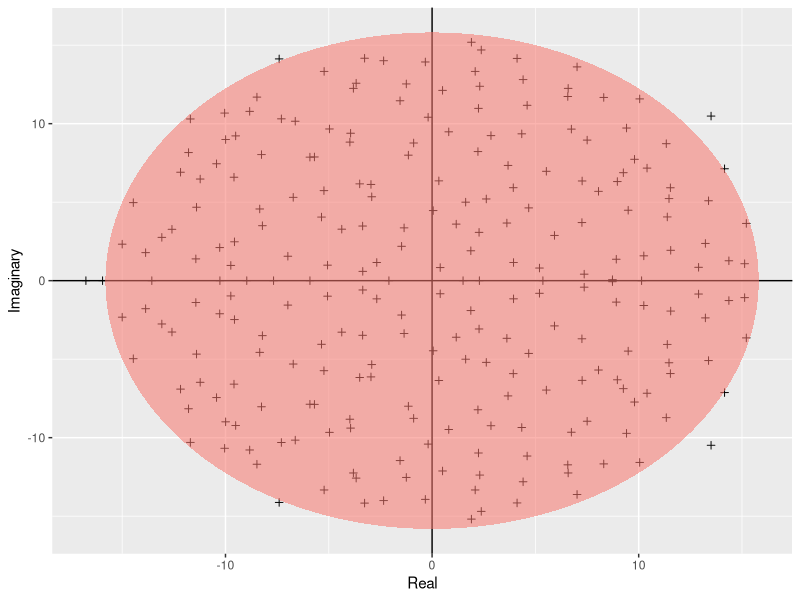
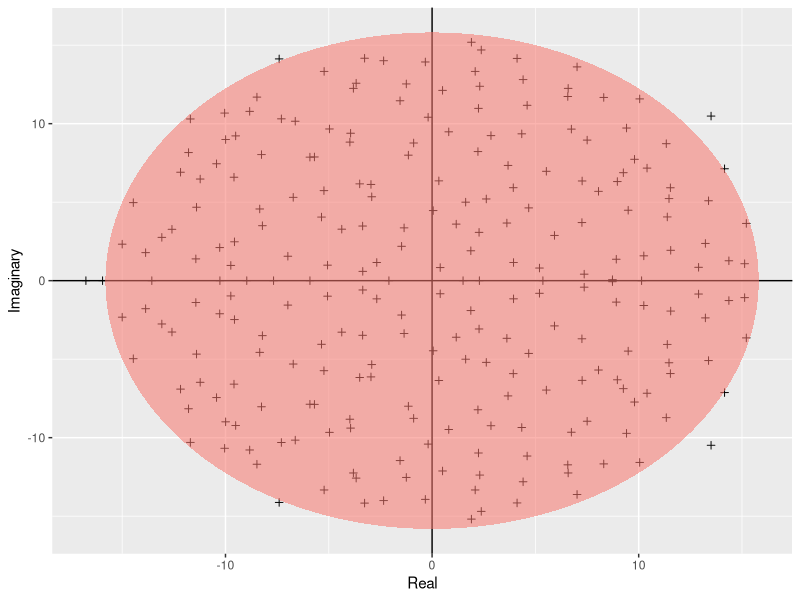
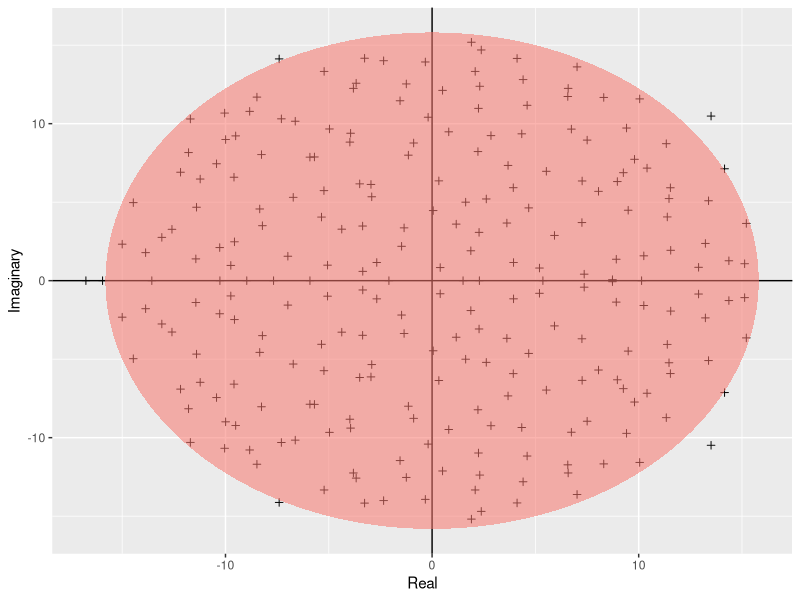

Here is the R script that generated these plots, in order:
#__author__ = 'Yibin.Li Yibin.Li24@imperial.ac.uk'
#__version__ = '0.0.1'

require(ggplot2)

build_ellipse <- function(hradius, vradius){ # function that returns an ellipse
  npoints = 250
  a <- seq(0, 2 * pi, length = npoints + 1)
  x <- hradius * cos(a)
  y <- vradius * sin(a)  
  return(data.frame(x = x, y = y))
}

N <- 250 # Assign size of the matrix

M <- matrix(rnorm(N * N), N, N) # Build the matrix

eigvals <- eigen(M)$values # Find the eigenvalues

eigDF <- data.frame("Real" = Re(eigvals), "Imaginary" = Im(eigvals)) # Build a dataframe

my_radius <- sqrt(N) # The radius of the circle is sqrt(N)

ellDF <- build_ellipse(my_radius, my_radius) # Dataframe to plot the ellipse

names(ellDF) <- c("Real", "Imaginary") # rename the columns

# plot the eigenvalues
p <- ggplot(eigDF, aes(x = Real, y = Imaginary))
p <- p +
  geom_point(shape = I(3)) +
  theme(legend.position = "none")

# now add the vertical and horizontal line
p <- p + geom_hline(aes(yintercept = 0))
p <- p + geom_vline(aes(xintercept = 0))

# finally, add the ellipse
p <- p + geom_polygon(data = ellDF, aes(x = Real, y = Imaginary, alpha = 1/20, fill = "red"))
p
print(p)
ggsave("../results/Girko.pdf", plot = p)